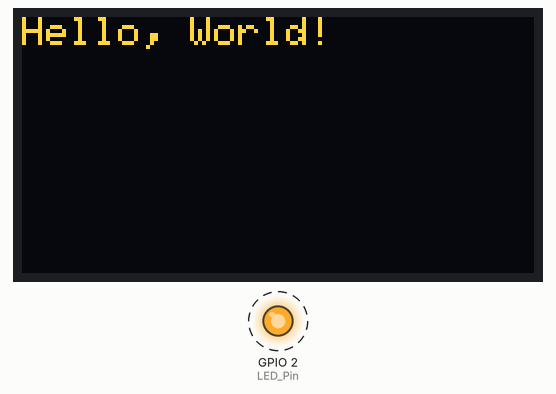
Recording of a sketch running on a simulated ESP8266 (NodeMCU). Parts: 128×64 one-colour display, output pins drawn as LEDs (lit = HIGH). Dashed ring = blinking. The OLED is the two-colour kind (top 16 rows yellow).

Above: at 0.1 s.
Timing chart, 0 to 130.0 s (numbered marks = the images above):
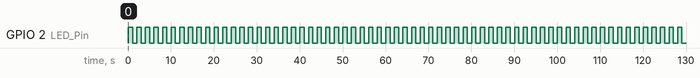

The sketch:

Getting_Started.ino
```cpp
/*
Developer   - Sriram Venkata Krishna
Date        - 13-12-2025
Board       - NodeMCU ESP-32S = V1.1
*/

// OLED Display Module - Getting Started

#include <Wire.h>
#include <Adafruit_GFX.h>
#include <Adafruit_SSD1306.h>

const int Width = 128;
const int Height = 64;
const int LED_Pin = 2;
const int Reset_Pin = -1;
const int Time_Delay = 1000;
Adafruit_SSD1306 Display(Width, Height, &Wire, Reset_Pin);

void setup()
{
  pinMode(LED_Pin, OUTPUT);
  Serial.begin(9600);

  if(!Display.begin(SSD1306_SWITCHCAPVCC, 0x3C))
  {
    Serial.println("SSD1306 Allocation Failed");
  }

  Display.setTextSize(1);
  Display.setTextColor(SSD1306_WHITE);
  Display.clearDisplay();
  Display.setCursor(0, 0);
  Display.println(F("Hello, World!"));
  Display.display();
}

void loop()
{
  digitalWrite(LED_Pin, HIGH);
  delay(Time_Delay);

  digitalWrite(LED_Pin, LOW);
  delay(Time_Delay);
}
```

Measured:
- by itself, GPIO 2 (LED_Pin): alternates HIGH for 1.0 s and LOW for 1.0 s
